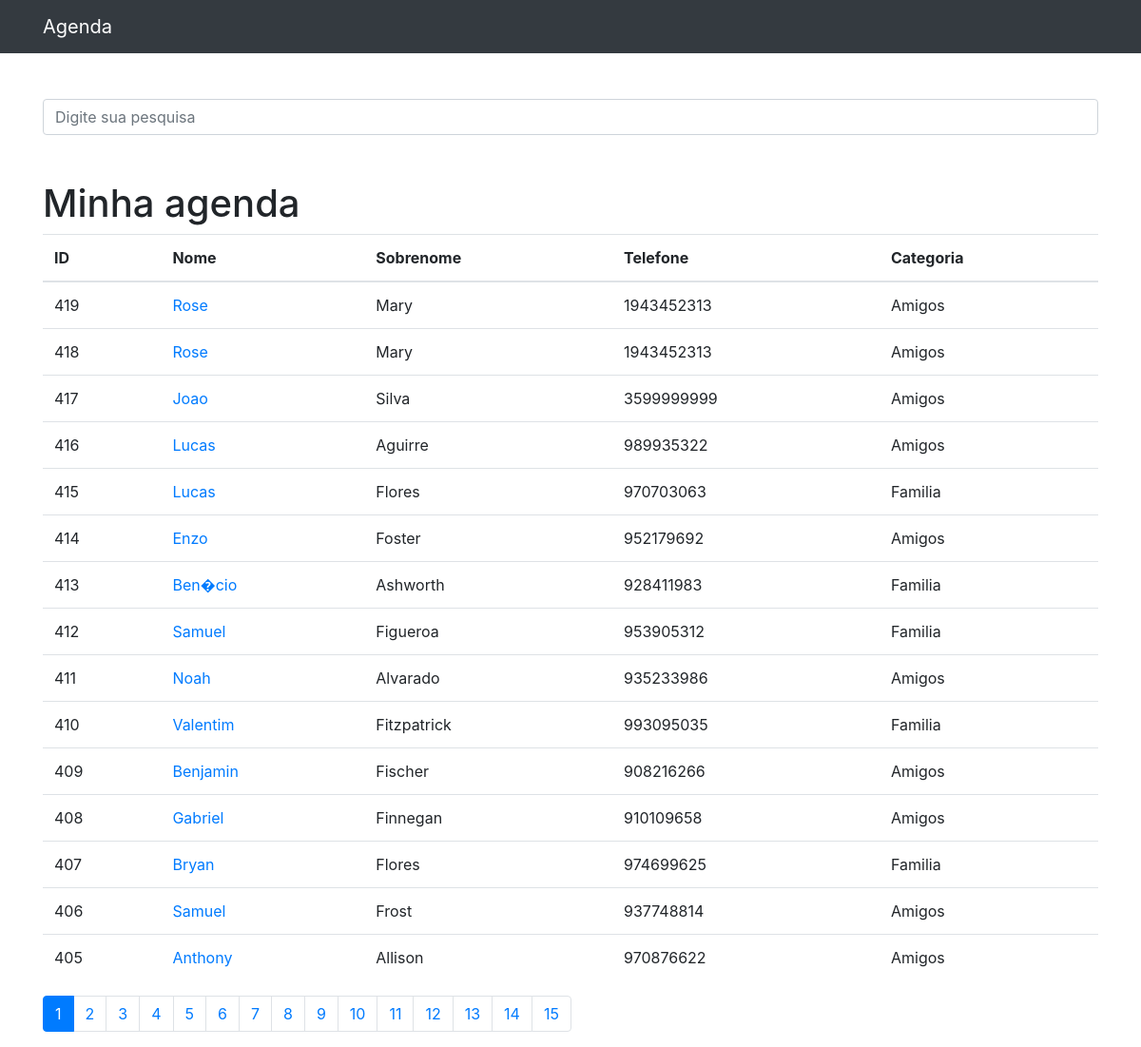
The page / on the database its author committed.
### index/models.py (models this page shows, shortened)
class Contato(models.Model):
    nome = models.CharField(max_length=255)
    sobrenome = models.CharField(max_length=255, blank=True)
    telefone = models.CharField(max_length=255)
    email = models.CharField(max_length=255, blank=True)
    data_criacao = models.DateTimeField(default=timezone.now)
    descricao = models.TextField(blank=True)
    categoria = models.ForeignKey(Categoria, on_delete=models.DO_NOTHING)
    mostrar = models.BooleanField(default=True)
    foto = models.ImageField(blank=True, upload_to='pictures/%Y/%m/%d')

class Categoria(models.Model):
    nome = models.CharField(max_length=255)
    def __str__(self):
        return self.nome

### index/views.py (the view)
# urls.py: path('', include('index.urls')),
def index(request):
    contatos = Contato.objects.order_by('-id').filter(
        mostrar=True
    )
    paginator = Paginator(contatos, 15)
    page = request.GET.get('p')
    contatos = paginator.get_page(page)
    return render(request, 'index/index.html', {'contatos': contatos})

### index/templates/index/index.html
{%extends 'base.html'%}
{%block conteudo%}
<h1 class="mt-5">Minha agenda</h1>
<table class="table">
    <thead>
        <tr>
            <th>ID</th>
            <th>Nome</th>
            <th>Sobrenome</th>
            <th>Telefone</th>
            <th>Categoria</th>
        </tr>
    </thead>
    <tbody>
        {% for contato in contatos %}
        {% if contato.mostrar %}
        <tr>
            <td>{{ contato.id }}</td>
            <td>
                <a href="{% url 'ver_contato' contato.id %}">{{ contato.nome }}</a>
            </td>
            <td>{{ contato.sobrenome }}</td>
            <td>{{ contato.telefone }}</td>
            <td>{{ contato.categoria }}</td>
        </tr>
        {% endif %}
        {% endfor %}
    </tbody>
</table>
<nav aria-label="Page navigation example">
    <ul class="pagination">
        {% for pagina in contatos.paginator.page_range %}
        {% if contatos.number == pagina %}
        <li class="page-item active">
            <a class="page-link" href="?p={{ pagina }}&termo={{ request.GET.termo }}">{{pagina}}</a>
        </li>
        {% else %}
        <li class="page-item">
            <a class="page-link" href="?p={{ pagina }}&termo={{ request.GET.termo }}">{{pagina}}</a>
        </li>
        {%endif%}
        {%endfor%}
    </ul>
</nav>
{%endblock%}

### templates/base.html (shortened to what this page needs)
{% load static %}
<!DOCTYPE html>
<html lang="pt">
<head>
    {% include 'parciais/_head.html' %}
</head>
<body>
  {% include 'parciais/_nav.html' %}
  <div class="container">
    <div class="row">
      <div class="col-lg-12">
        {% if 'accounts' not in request.path %}
        <br><br>
        <form method="get" action="{% url 'busca' %}">
          <div class="form-group row">
            <div class="col-12">
                <input class="form-control" type="search" value="{{ request.GET.termo }}" id="search-input"
                    placeholder="Digite sua pesquisa" name="termo">
            </div>
          </div>
        </form>
        {% endif %}
        {%block conteudo%}{%endblock%}
      </div>
    </div>
  </div>
</body>
</html>

### templates/parciais/_head.html (shortened to what this page needs)
{% load static %}
<link href="{% static 'vendor/bootstrap/css/bootstrap.min.css'%}" rel="stylesheet">

### templates/parciais/_nav.html (shortened to what this page needs)
<nav class="navbar navbar-expand-lg navbar-dark bg-dark static-top">
    <div class="container">
        <a class="navbar-brand" href="{% url 'index' %}">Agenda</a>
    </div>
</nav>

### templates/parciais/_messages.html (shortened to what this page needs)
{% load static %}

### rows shown on the page
Contato: id "419", nome "Rose", sobrenome "Mary", telefone "1943452313", categoria "Amigos"
Contato: id "418", nome "Rose", sobrenome "Mary", telefone "1943452313", categoria "Amigos"
Contato: id "417", nome "Joao", sobrenome "Silva", telefone "3599999999", categoria "Amigos"
Contato: id "416", nome "Lucas", sobrenome "Aguirre", telefone "989935322", categoria "Amigos"
Contato: id "415", nome "Lucas", sobrenome "Flores", telefone "970703063", categoria "Familia"
Contato: id "414", nome "Enzo", sobrenome "Foster", telefone "952179692", categoria "Amigos"
Contato: id "413", nome "Ben�cio", sobrenome "Ashworth", telefone "928411983", categoria "Familia"
Contato: id "412", nome "Samuel", sobrenome "Figueroa", telefone "953905312", categoria "Familia"
Contato: id "411", nome "Noah", sobrenome "Alvarado", telefone "935233986", categoria "Amigos"
Contato: id "410", nome "Valentim", sobrenome "Fitzpatrick", telefone "993095035", categoria "Familia"
Contato: id "409", nome "Benjamin", sobrenome "Fischer", telefone "908216266", categoria "Amigos"
Contato: id "408", nome "Gabriel", sobrenome "Finnegan", telefone "910109658", categoria "Amigos"
Contato: id "407", nome "Bryan", sobrenome "Flores", telefone "974699625", categoria "Familia"
Contato: id "406", nome "Samuel", sobrenome "Frost", telefone "937748814", categoria "Amigos"
Contato: id "405", nome "Anthony", sobrenome "Allison", telefone "970876622", categoria "Amigos"

### other values the page prints
{{ pagina }} "1"
{{ pagina }} "2" "3" "4" "5" "6" "7" "8" "9" "10" "11" "12" "13" "14" "15"
